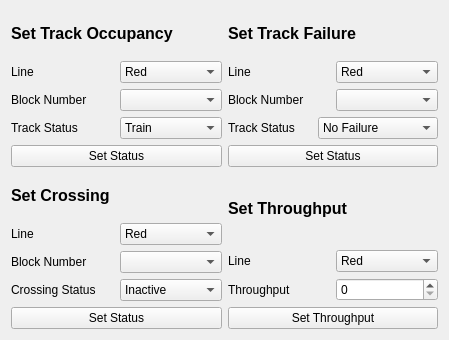
<?xml version="1.0" encoding="UTF-8"?>
<ui version="4.0">
 <class>CTCOffice_Testing</class>
 <widget class="QWidget" name="CTCOffice_Testing">
  <property name="geometry">
   <rect>
    <x>0</x>
    <y>0</y>
    <width>449</width>
    <height>340</height>
   </rect>
  </property>
  <property name="windowTitle">
   <string>CTC Office Test UI</string>
  </property>
  <layout class="QHBoxLayout" name="horizontalLayout_18">
   <item>
    <layout class="QVBoxLayout" name="verticalLayout_6">
     <item>
      <layout class="QVBoxLayout" name="verticalLayout">
       <item>
        <widget class="QLabel" name="label_5">
         <property name="font">
          <font>
           <pointsize>12</pointsize>
           <bold>true</bold>
          </font>
         </property>
         <property name="text">
          <string>Set Track Occupancy</string>
         </property>
        </widget>
       </item>
       <item>
        <layout class="QHBoxLayout" name="horizontalLayout">
         <item>
          <widget class="QLabel" name="label_6">
           <property name="text">
            <string>Line</string>
           </property>
          </widget>
         </item>
         <item>
          <widget class="QComboBox" name="comboBox_occupancy_Line">
           <item>
            <property name="text">
             <string>Red</string>
            </property>
           </item>
           <item>
            <property name="text">
             <string>Green</string>
            </property>
           </item>
           <item>
            <property name="text">
             <string>Blue</string>
            </property>
           </item>
          </widget>
         </item>
        </layout>
       </item>
       <item>
        <layout class="QHBoxLayout" name="horizontalLayout_3">
         <item>
          <widget class="QLabel" name="label_8">
           <property name="text">
            <string>Block Number</string>
           </property>
          </widget>
         </item>
         <item>
          <widget class="QComboBox" name="comboBox_occupancy_blockNumber"/>
         </item>
        </layout>
       </item>
       <item>
        <layout class="QHBoxLayout" name="horizontalLayout_4">
         <item>
          <widget class="QLabel" name="label_9">
           <property name="text">
            <string>Track Status</string>
           </property>
          </widget>
         </item>
         <item>
          <widget class="QComboBox" name="comboBox_occupancy_status">
           <item>
            <property name="text">
             <string>Train</string>
            </property>
           </item>
           <item>
            <property name="text">
             <string>No Train</string>
            </property>
           </item>
          </widget>
         </item>
        </layout>
       </item>
       <item>
        <widget class="QPushButton" name="pushButton_trackOccupancy">
         <property name="text">
          <string>Set Status</string>
         </property>
        </widget>
       </item>
      </layout>
     </item>
     <item>
      <layout class="QVBoxLayout" name="verticalLayout_2">
       <item>
        <widget class="QLabel" name="label_7">
         <property name="font">
          <font>
           <pointsize>12</pointsize>
           <bold>true</bold>
          </font>
         </property>
         <property name="text">
          <string>Set Crossing</string>
         </property>
        </widget>
       </item>
       <item>
        <layout class="QHBoxLayout" name="horizontalLayout_5">
         <item>
          <widget class="QLabel" name="label_10">
           <property name="text">
            <string>Line</string>
           </property>
          </widget>
         </item>
         <item>
          <widget class="QComboBox" name="comboBox_crossing_line">
           <item>
            <property name="text">
             <string>Red</string>
            </property>
           </item>
           <item>
            <property name="text">
             <string>Green</string>
            </property>
           </item>
           <item>
            <property name="text">
             <string>Blue</string>
            </property>
           </item>
          </widget>
         </item>
        </layout>
       </item>
       <item>
        <layout class="QHBoxLayout" name="horizontalLayout_7">
         <item>
          <widget class="QLabel" name="label_11">
           <property name="text">
            <string>Block Number</string>
           </property>
          </widget>
         </item>
         <item>
          <widget class="QComboBox" name="comboBox_crossing_blockNumber"/>
         </item>
        </layout>
       </item>
       <item>
        <layout class="QHBoxLayout" name="horizontalLayout_8">
         <item>
          <widget class="QLabel" name="label_12">
           <property name="text">
            <string>Crossing Status</string>
           </property>
          </widget>
         </item>
         <item>
          <widget class="QComboBox" name="comboBox_crossing_status">
           <item>
            <property name="text">
             <string>Inactive</string>
            </property>
           </item>
           <item>
            <property name="text">
             <string>Active</string>
            </property>
           </item>
          </widget>
         </item>
        </layout>
       </item>
       <item>
        <widget class="QPushButton" name="pushButton_crossing">
         <property name="text">
          <string>Set Status</string>
         </property>
        </widget>
       </item>
      </layout>
     </item>
    </layout>
   </item>
   <item>
    <layout class="QVBoxLayout" name="verticalLayout_7">
     <item>
      <layout class="QVBoxLayout" name="verticalLayout_3">
       <item>
        <widget class="QLabel" name="label_13">
         <property name="font">
          <font>
           <pointsize>12</pointsize>
           <bold>true</bold>
          </font>
         </property>
         <property name="text">
          <string>Set Track Failure</string>
         </property>
        </widget>
       </item>
       <item>
        <layout class="QHBoxLayout" name="horizontalLayout_9">
         <item>
          <widget class="QLabel" name="label_14">
           <property name="text">
            <string>Line</string>
           </property>
          </widget>
         </item>
         <item>
          <widget class="QComboBox" name="comboBox_trackFailure_line">
           <item>
            <property name="text">
             <string>Red</string>
            </property>
           </item>
           <item>
            <property name="text">
             <string>Green</string>
            </property>
           </item>
           <item>
            <property name="text">
             <string>Blue</string>
            </property>
           </item>
          </widget>
         </item>
        </layout>
       </item>
       <item>
        <layout class="QHBoxLayout" name="horizontalLayout_11">
         <item>
          <widget class="QLabel" name="label_15">
           <property name="text">
            <string>Block Number</string>
           </property>
          </widget>
         </item>
         <item>
          <widget class="QComboBox" name="comboBox_trackFailure_blockNumber"/>
         </item>
        </layout>
       </item>
       <item>
        <layout class="QHBoxLayout" name="horizontalLayout_12">
         <item>
          <widget class="QLabel" name="label_16">
           <property name="text">
            <string>Track Status</string>
           </property>
          </widget>
         </item>
         <item>
          <widget class="QComboBox" name="comboBox_trackFailure_status">
           <item>
            <property name="text">
             <string>No Failure</string>
            </property>
           </item>
           <item>
            <property name="text">
             <string>Broken Rail</string>
            </property>
           </item>
           <item>
            <property name="text">
             <string>Track Circuit Fail</string>
            </property>
           </item>
           <item>
            <property name="text">
             <string>Power Failure</string>
            </property>
           </item>
          </widget>
         </item>
        </layout>
       </item>
       <item>
        <widget class="QPushButton" name="pushButton_trackFailure">
         <property name="text">
          <string>Set Status</string>
         </property>
        </widget>
       </item>
      </layout>
     </item>
     <item>
      <layout class="QVBoxLayout" name="verticalLayout_5">
       <item>
        <widget class="QLabel" name="label_21">
         <property name="font">
          <font>
           <pointsize>12</pointsize>
           <bold>true</bold>
          </font>
         </property>
         <property name="text">
          <string>Set Throughput</string>
         </property>
        </widget>
       </item>
       <item>
        <layout class="QHBoxLayout" name="horizontalLayout_17">
         <item>
          <widget class="QLabel" name="label_22">
           <property name="text">
            <string>Line</string>
           </property>
          </widget>
         </item>
         <item>
          <widget class="QComboBox" name="comboBox_setThroughput_line">
           <item>
            <property name="text">
             <string>Red</string>
            </property>
           </item>
           <item>
            <property name="text">
             <string>Green</string>
            </property>
           </item>
           <item>
            <property name="text">
             <string>Blue</string>
            </property>
           </item>
          </widget>
         </item>
        </layout>
       </item>
       <item>
        <layout class="QHBoxLayout" name="horizontalLayout_19">
         <item>
          <widget class="QLabel" name="label_24">
           <property name="text">
            <string>Throughput</string>
           </property>
          </widget>
         </item>
         <item>
          <widget class="QSpinBox" name="spinBox_setThroughput_throughput"/>
         </item>
        </layout>
       </item>
       <item>
        <widget class="QPushButton" name="pushButton_throughput">
         <property name="text">
          <string>Set Throughput</string>
         </property>
        </widget>
       </item>
      </layout>
     </item>
    </layout>
   </item>
  </layout>
 </widget>
 <resources/>
 <connections/>
</ui>
